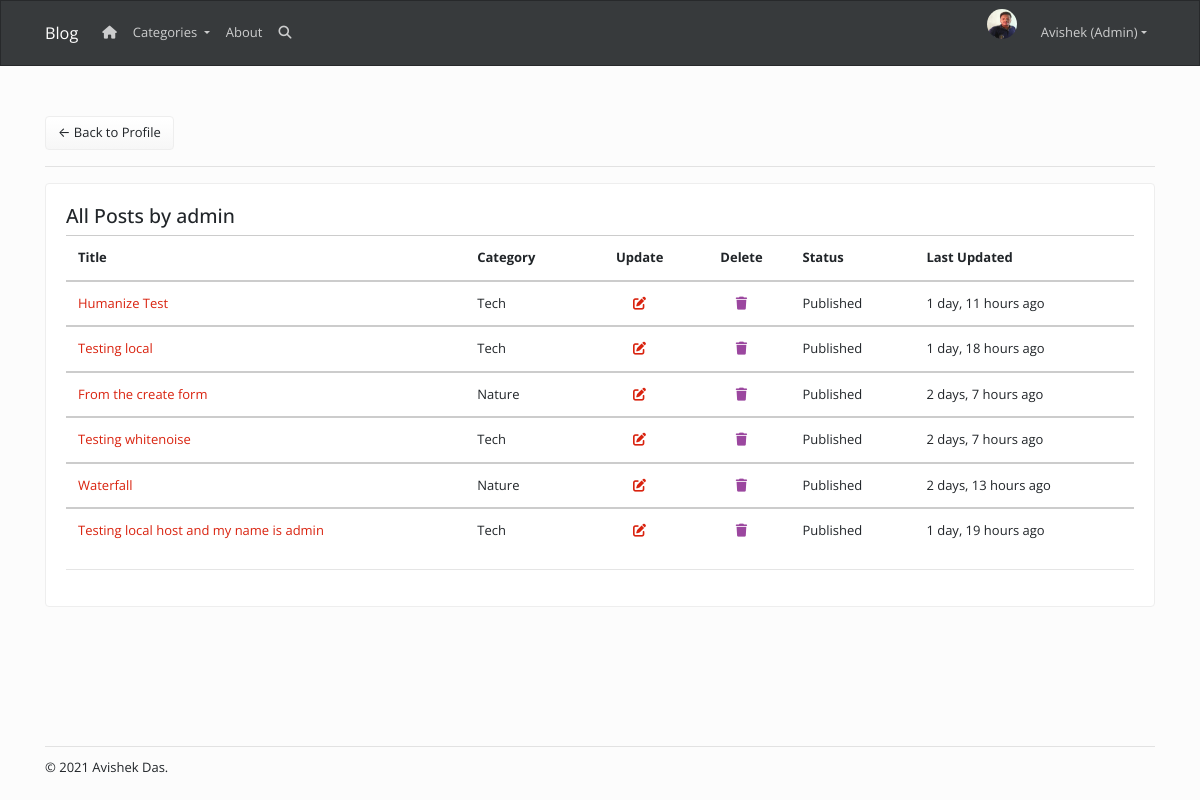
The app's page /accounts/user-posts/ (signed in) with its own data.
### accounts/models.py (models this page shows, shortened)
class Profile(models.Model):
    user = models.OneToOneField(
        User, null=True, blank=True, on_delete=models.CASCADE)
    name = models.CharField(max_length=200,null=True, blank=True)
    email = models.CharField(max_length=200, null=True, blank=True)
    profile_pic = models.ImageField(default='profile_pic.png',
                                    upload_to='profile_pics', null=True, blank=True)
    created = models.DateTimeField(auto_now_add=True)
    updated=models.DateTimeField(auto_now=True)

### posts/models.py (models this page shows, shortened)
class Post(models.Model):
    options = (
        ('draft','Draft'),
        ('published','Published')
    )
    category=models.ForeignKey(Category,related_name='product',default=1,on_delete=models.SET_NULL,null=True,blank=True)
    title = models.CharField(max_length=200, blank=True, null=True)
    slug = models.SlugField(max_length=200, unique=True, blank=True, null=True)
    created = models.DateTimeField(auto_now_add=True)
    updated = models.DateTimeField(auto_now=True)
    author = models.ForeignKey(User, on_delete=models.CASCADE, blank=True, null=True)
    content = RichTextUploadingField(blank=True, null=True)
    status=models.CharField(max_length=10,choices=options,default='draft')
    class Meta:
        ordering=['-created']
    def get_absolute_url(self):
        return reverse('posts:post_detail', args=[self.slug])

class Category(models.Model):
    name=models.CharField(max_length=200,db_index=True)
    slug=models.SlugField(max_length=200,unique=True)
    class Meta:
        verbose_name_plural = 'categories'
    def __str__(self):
        return self.name

### accounts/views.py (the view)
# urls.py: path('user-posts/',views.UserPostView.as_view(),name='user-posts'),
class UserPostView(ListView):
	template_name='accounts/user_posts_edit.html'
	context_object_name='posts'
	paginate_by=10
	def get_queryset(self):
		return Post.objects.filter(author=self.request.user)

### posts/views.py (called while the page is built)
def categories(request):
    return {
        'categories':Category.objects.all(),
    }

### accounts/templates/accounts/user_posts_edit.html (shortened to what this page needs)
{% extends 'posts/layout.html' %}
{% load humanize %}
{% load static %}
{% block content %}
<a href="{% url 'accounts:user-profile' %}" class='btn btn-light'>&#8592;&nbsp;Back to Profile</a>
<hr>
<div class="card">
            <div class="card-body">
                <h4>All Posts by {{user}}</h4>
        <table class="table">
            <thead>
                <tr>
                <th scope="col" colspan=2>Title</th>
                <th scope="col">Category</th>
                <th class='text-center' scope="col">Update</th>
                <th class='text-center' scope="col">Delete</th>
                <th scope="col">Status</th>
                <th scope='col'>Last Updated</th>
                </tr>
            </thead>
            {% for post in posts %}
            <tbody>
                <tr>
                <td colspan=2><a href="{{post.get_absolute_url}}">{{post.title}}</a></td>
                <td>{{post.category}}</td>
                <td class='text-center'><a href="{% url 'posts:update-post' post.slug %}"><i class='fas fa-edit'></i></a></td>
                <td class='text-center'><a href="{% url 'posts:delete-post' post.slug %}"><i class='fas fa-trash text-danger'></i></a></td>
                <td style='text-transform: capitalize;'>{{post.status}}</td>
                <td>{{post.updated|naturaltime}}</td>
                </tr>
            </tbody>
            {% empty %}
            <p>No post found.</p>
            {% endfor %}
        </table>
        <hr>
            </div>
        </div>
{% endblock %}

### posts/templates/posts/navbar.html (shortened to what this page needs)
<nav class="navbar navbar-expand-lg navbar-dark bg-dark">
  <div class="container">
    <a class="navbar-brand" href="{% url 'posts:all_posts' %}">Blog</a>
    <div class="collapse navbar-collapse" id="navbarResponsive">
      <ul class="navbar-nav mr-auto">
        <li class="nav-item">
          <a class="nav-link" href="{% url 'posts:all_posts' %}"
            ><i class='fas fa-home'></i>
          </a>
        </li>
        <li class="nav-item dropdown">
        <a class="nav-link dropdown-toggle" href="#" id="navbarDropdown" role="button" data-toggle="dropdown" aria-haspopup="true" aria-expanded="false">
          Categories
        </a>
      </li>
        <li class="nav-item">
          <a class="nav-link" href="{% url 'posts:about' %}">About</a>
        </li>
        <li class="nav-item">
          <a class="nav-link" href="#"><i class="fas fa-search"></i></a>
        </li>
      </ul>
      <ul class="navbar-nav ml-auto">
        {% if request.user.is_authenticated %}
        <li class="nav-item">
          <img
            class="d-flex mr-3 rounded-circle"
            src="{{user.profile.profile_pic.url}}"
            alt="profile pic"
            id="profile-pic"
          />
        </li>
        <li class="nav-item dropdown">
          {% if request.user.is_superuser %}
          <a
            class="nav-link dropdown-toggle"
            data-toggle="dropdown"
            href="#"
            role="button"
            aria-haspopup="true"
            aria-expanded="false"
          >
            {{request.user.profile.name}} (Admin)</a
          >
          {% endif %}
        </li>
        {% else %}
        <li class="nav-item">
          <a class="nav-link" href="{% url 'login' %}">Login</a>
        </li>
      </ul>
      {% endif %}
    </div>
  </div>
</nav>

### static/css/style.css (style rules this page uses)
#profile-pic { width: 30px; height: 30px; }
.card-body { padding: 20px; }

### records on screen
Post: title "Humanize Test", category "Tech", status "Published", updated "1 day, 11 hours ago"
Post: title "Testing local", category "Tech", status "Published", updated "1 day, 18 hours ago"
Post: title "From the create form", category "Nature", status "Published", updated "2 days, 7 hours ago"
Post: title "Testing whitenoise", category "Tech", status "Published", updated "2 days, 7 hours ago"
Post: title "Waterfall", category "Nature", status "Published", updated "2 days, 13 hours ago"
Post: title "Testing local host and my name is admin", category "Tech", status "Published", updated "1 day, 19 hours ago"

### other values on screen
{{ request.user.profile.name }} "Avishek"
{{ user }} "admin"
